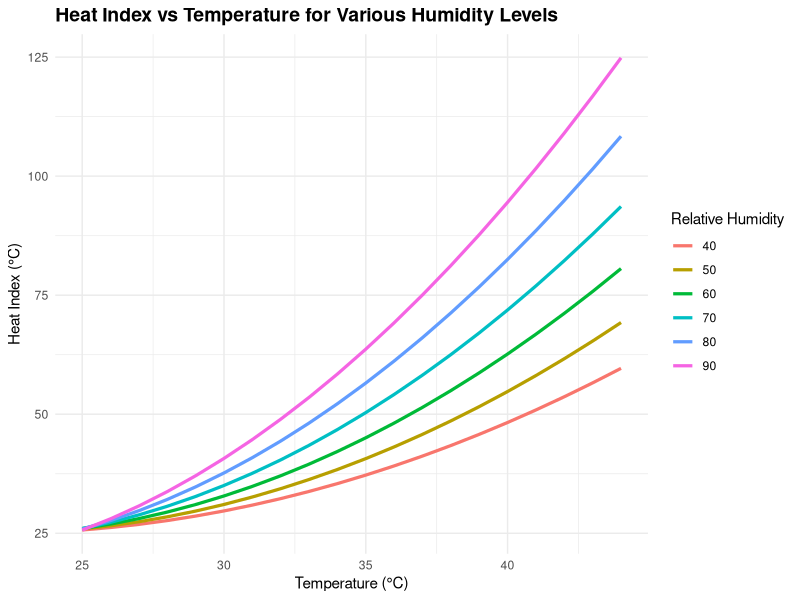

Recreate this plot in R.
# Required libraries
library(ggplot2)
library(dplyr)

# Conversion functions
c_to_f <- function(c) (c * 9/5) + 32
f_to_c <- function(f) (f - 32) * 5/9

# Heat index formula (in Fahrenheit)
heat_index_f <- function(T, R) {
  -42.379 + 2.04901523*T + 10.14333127*R - 0.22475541*T*R -
    6.83783e-3*T^2 - 5.481717e-2*R^2 + 1.22874e-3*T^2*R +
    8.5282e-4*T*R^2 - 1.99e-6*T^2*R^2
}

# --- USER INPUT ---
temp_c <- as.numeric(readline("Enter temperature in Celsius (≥26.7°C recommended): "))
rh <- as.numeric(readline("Enter relative humidity in % (≥40 recommended): "))

# --- VALIDATION ---
if (is.na(temp_c) || is.na(rh)) {
  cat("Invalid input. Please enter numeric values.\n")
} else if (temp_c < 26.7 || rh < 40) {
  cat("Values are outside the valid range for the heat index formula.\n")
  cat("Use only if T ≥ 26.7°C and RH ≥ 40%.\n")
} else {
  temp_f <- c_to_f(temp_c)
  hi_f <- heat_index_f(temp_f, rh)
  hi_c <- f_to_c(hi_f)
  cat(sprintf("Heat Index (Feels Like): %.1f°C\n", hi_c))
}

# --- VISUALIZATION ---
temps_c <- seq(25, 44, by = 1)
rh_values <- c(40, 50, 60, 70, 80, 90)

data <- expand.grid(temp_c = temps_c, rh = rh_values)
data <- data %>%
  mutate(temp_f = c_to_f(temp_c),
         hi_f = heat_index_f(temp_f, rh),
         hi_c = f_to_c(hi_f))

ggplot(data, aes(x = temp_c, y = hi_c, color = factor(rh))) +
  geom_line(size = 1.1) +
  labs(
    title = "Heat Index vs Temperature for Various Humidity Levels",
    x = "Temperature (°C)",
    y = "Heat Index (°C)",
    color = "Relative Humidity"
  ) +
  theme_minimal() +
  theme(
    plot.title = element_text(face = "bold", size = 14),
    legend.position = "right"
  )
